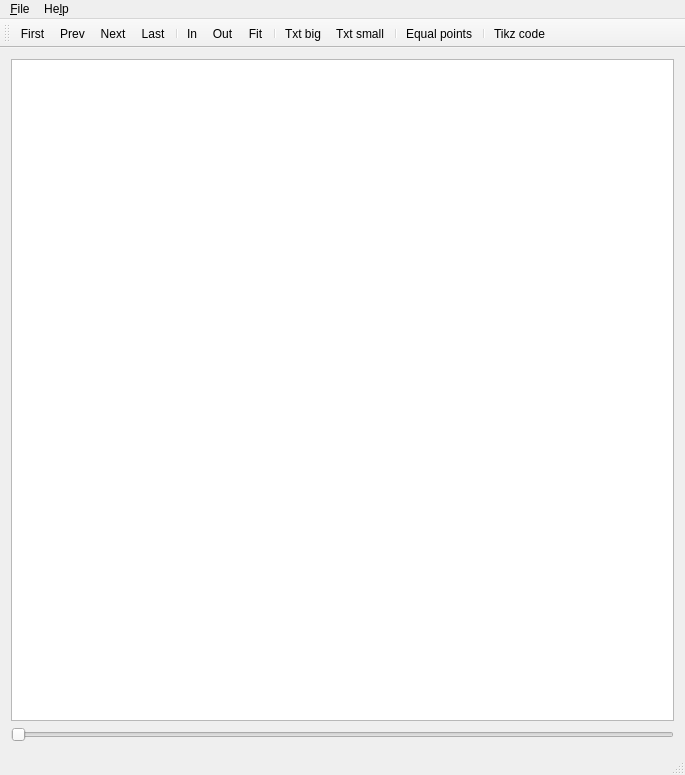
<?xml version="1.0" encoding="UTF-8"?>
<ui version="4.0">
 <class>MainWindow</class>
 <widget class="QMainWindow" name="MainWindow">
  <property name="geometry">
   <rect>
    <x>0</x>
    <y>0</y>
    <width>685</width>
    <height>775</height>
   </rect>
  </property>
  <property name="windowTitle">
   <string>Analogy Viewer</string>
  </property>
  <widget class="QWidget" name="centralWidget">
   <layout class="QVBoxLayout" name="verticalLayout">
    <item>
     <widget class="QTableWidget" name="tableAlignment">
      <property name="sizePolicy">
       <sizepolicy hsizetype="Expanding" vsizetype="Expanding">
        <horstretch>0</horstretch>
        <verstretch>0</verstretch>
       </sizepolicy>
      </property>
      <property name="minimumSize">
       <size>
        <width>0</width>
        <height>0</height>
       </size>
      </property>
      <property name="editTriggers">
       <set>QAbstractItemView::NoEditTriggers</set>
      </property>
      <property name="gridStyle">
       <enum>Qt::DashLine</enum>
      </property>
      <attribute name="horizontalHeaderVisible">
       <bool>false</bool>
      </attribute>
      <attribute name="verticalHeaderVisible">
       <bool>false</bool>
      </attribute>
     </widget>
    </item>
    <item>
     <widget class="QSlider" name="horizontalSlider">
      <property name="orientation">
       <enum>Qt::Horizontal</enum>
      </property>
     </widget>
    </item>
   </layout>
  </widget>
  <widget class="QMenuBar" name="menuBar">
   <property name="geometry">
    <rect>
     <x>0</x>
     <y>0</y>
     <width>685</width>
     <height>20</height>
    </rect>
   </property>
   <widget class="QMenu" name="menu_File">
    <property name="title">
     <string>&amp;File</string>
    </property>
    <addaction name="separator"/>
    <addaction name="actionOpen"/>
    <addaction name="separator"/>
    <addaction name="actionExit"/>
   </widget>
   <widget class="QMenu" name="menuHelp">
    <property name="title">
     <string>He&amp;lp</string>
    </property>
    <addaction name="actionAbout"/>
   </widget>
   <addaction name="menu_File"/>
   <addaction name="menuHelp"/>
  </widget>
  <widget class="QToolBar" name="mainToolBar">
   <attribute name="toolBarArea">
    <enum>TopToolBarArea</enum>
   </attribute>
   <attribute name="toolBarBreak">
    <bool>false</bool>
   </attribute>
   <addaction name="actionNavFirst"/>
   <addaction name="actionNavPrev"/>
   <addaction name="actionNavNext"/>
   <addaction name="actionNavLast"/>
   <addaction name="separator"/>
   <addaction name="actionZoomIn"/>
   <addaction name="actionZoomOut"/>
   <addaction name="actionZoomFit"/>
   <addaction name="separator"/>
   <addaction name="actionTextBig"/>
   <addaction name="actionTextSmall"/>
   <addaction name="separator"/>
   <addaction name="actionEqualPoints"/>
   <addaction name="separator"/>
   <addaction name="actionCopyTex"/>
  </widget>
  <widget class="QStatusBar" name="statusBar"/>
  <action name="actionOpen">
   <property name="icon">
    <iconset theme="document-open">
     <normaloff>.</normaloff>.</iconset>
   </property>
   <property name="text">
    <string>&amp;Open</string>
   </property>
   <property name="toolTip">
    <string>Open alignment file</string>
   </property>
  </action>
  <action name="actionExit">
   <property name="icon">
    <iconset theme="application-exit">
     <normaloff>.</normaloff>.</iconset>
   </property>
   <property name="text">
    <string>&amp;Exit</string>
   </property>
   <property name="toolTip">
    <string>Exit application</string>
   </property>
  </action>
  <action name="actionNavFirst">
   <property name="icon">
    <iconset theme="go-first">
     <normaloff>.</normaloff>.</iconset>
   </property>
   <property name="text">
    <string>First</string>
   </property>
   <property name="toolTip">
    <string>Go to first alignment</string>
   </property>
  </action>
  <action name="actionNavPrev">
   <property name="icon">
    <iconset theme="go-previous">
     <normaloff>.</normaloff>.</iconset>
   </property>
   <property name="text">
    <string>Prev</string>
   </property>
   <property name="toolTip">
    <string>Go to previous alignment</string>
   </property>
  </action>
  <action name="actionNavNext">
   <property name="icon">
    <iconset theme="go-next">
     <normaloff>.</normaloff>.</iconset>
   </property>
   <property name="text">
    <string>Next</string>
   </property>
   <property name="toolTip">
    <string>Go to next alignment</string>
   </property>
  </action>
  <action name="actionNavLast">
   <property name="icon">
    <iconset theme="go-last">
     <normaloff>.</normaloff>.</iconset>
   </property>
   <property name="text">
    <string>Last</string>
   </property>
   <property name="toolTip">
    <string>Go to last alignment</string>
   </property>
  </action>
  <action name="actionZoomFit">
   <property name="icon">
    <iconset theme="zoom-fit-best">
     <normaloff>.</normaloff>.</iconset>
   </property>
   <property name="text">
    <string>Fit</string>
   </property>
   <property name="toolTip">
    <string>Zoom to best fit</string>
   </property>
  </action>
  <action name="actionZoomIn">
   <property name="icon">
    <iconset theme="zoom-in">
     <normaloff>.</normaloff>.</iconset>
   </property>
   <property name="text">
    <string>In</string>
   </property>
   <property name="toolTip">
    <string>Zoom in</string>
   </property>
  </action>
  <action name="actionZoomOut">
   <property name="icon">
    <iconset theme="zoom-out">
     <normaloff>.</normaloff>.</iconset>
   </property>
   <property name="text">
    <string>Out</string>
   </property>
   <property name="toolTip">
    <string>Zoom out</string>
   </property>
  </action>
  <action name="actionEqualPoints">
   <property name="checkable">
    <bool>true</bool>
   </property>
   <property name="icon">
    <iconset theme="x-office-calendar">
     <normaloff>.</normaloff>.</iconset>
   </property>
   <property name="text">
    <string>Equal points</string>
   </property>
   <property name="toolTip">
    <string>Show equal points</string>
   </property>
  </action>
  <action name="actionAbout">
   <property name="icon">
    <iconset theme="help-about">
     <normaloff>.</normaloff>.</iconset>
   </property>
   <property name="text">
    <string>&amp;About</string>
   </property>
   <property name="toolTip">
    <string>About application</string>
   </property>
  </action>
  <action name="actionCopyTex">
   <property name="icon">
    <iconset theme="edit-copy">
     <normaloff>.</normaloff>.</iconset>
   </property>
   <property name="text">
    <string>Tikz code</string>
   </property>
   <property name="toolTip">
    <string>Copy tikz code to clipboard</string>
   </property>
   <property name="shortcut">
    <string>Ctrl+C</string>
   </property>
  </action>
  <action name="actionTextBig">
   <property name="icon">
    <iconset theme="zoom-in">
     <normaloff>.</normaloff>.</iconset>
   </property>
   <property name="text">
    <string>Txt big</string>
   </property>
   <property name="toolTip">
    <string>Enlarge text cells</string>
   </property>
  </action>
  <action name="actionTextSmall">
   <property name="icon">
    <iconset theme="zoom-out">
     <normaloff>.</normaloff>.</iconset>
   </property>
   <property name="text">
    <string>Txt small</string>
   </property>
   <property name="toolTip">
    <string>Contract text cells</string>
   </property>
  </action>
 </widget>
 <layoutdefault spacing="6" margin="11"/>
 <resources/>
 <connections/>
</ui>
